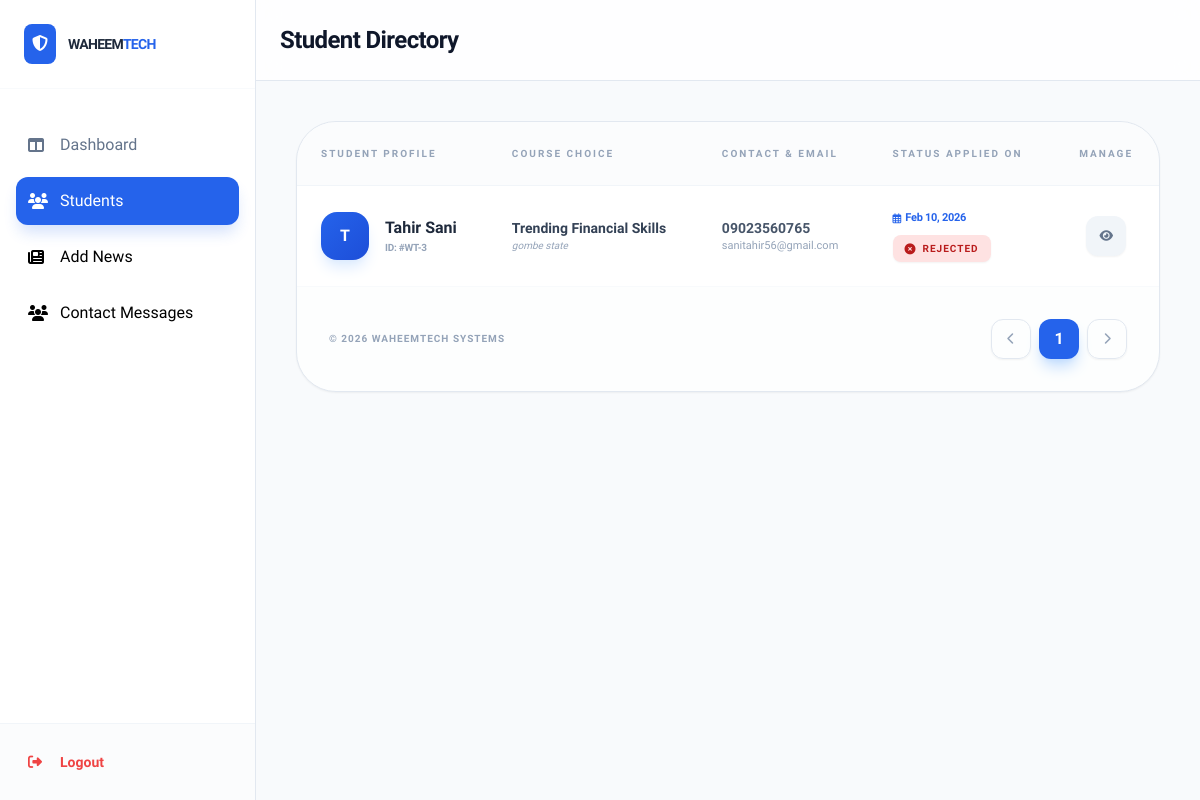
Page /admin/students.php (signed in) on the earlier database version.
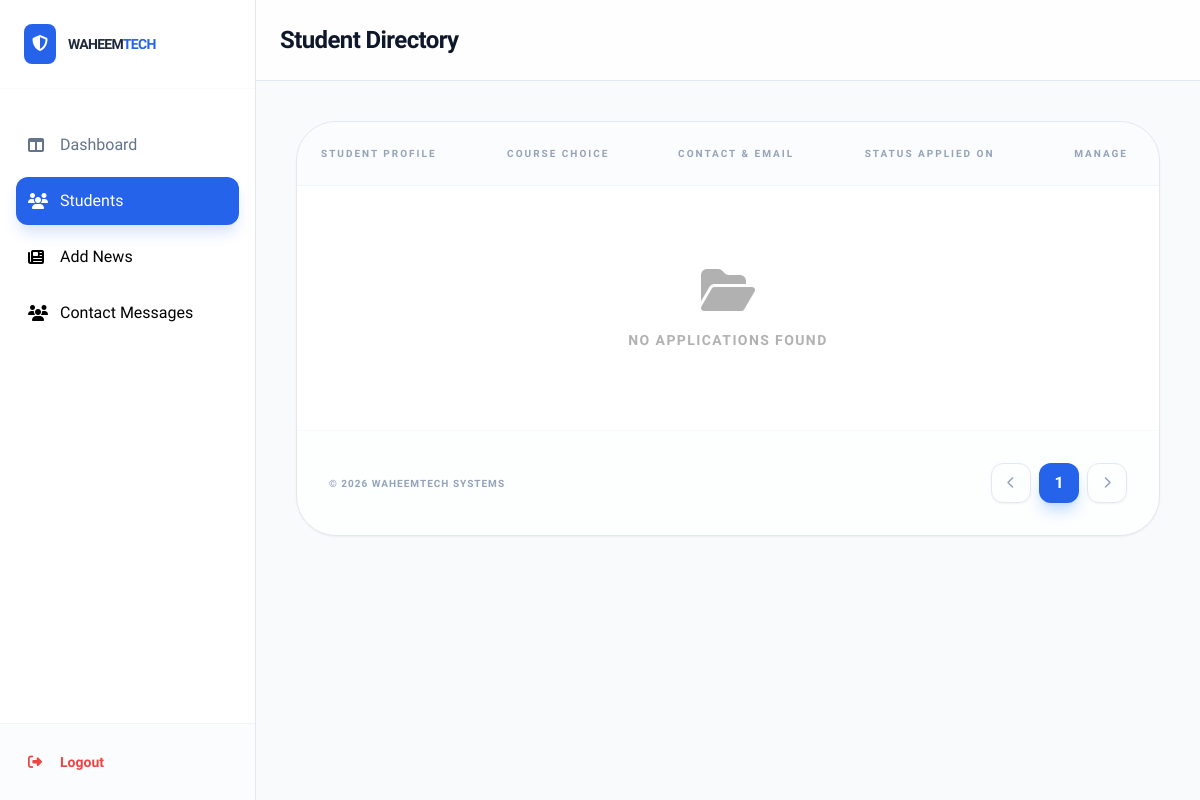
Same page on the later database version.
### tables this page shows
CREATE TABLE `free_class_applications` (
  `id` int(11) NOT NULL,
  `fullname` varchar(100) NOT NULL,
  `email` varchar(100) NOT NULL,
  `phone` varchar(20) DEFAULT NULL,
  `course` varchar(100) DEFAULT NULL,
  `location` varchar(100) DEFAULT NULL,
  `dob` date DEFAULT NULL,
  `youtube` varchar(255) DEFAULT NULL,
  `tiktok` varchar(255) DEFAULT NULL,
  `instagram` varchar(255) DEFAULT NULL,
  `twitter` varchar(255) DEFAULT NULL,
  `telegram` varchar(255) DEFAULT NULL,
  `whatsapp` varchar(255) DEFAULT NULL,
  `status` varchar(20) NOT NULL DEFAULT 'Pending',
  `created_at` timestamp NOT NULL DEFAULT current_timestamp()
);

### admin/students.php (the view, shortened to what this page needs)
<?php
include '../connection/connect.php';
$query = "SELECT * FROM `free_class_applications` ORDER BY id DESC";
$result = $conn->query($query);
?>
<!DOCTYPE html>
<html lang="en">
<head>
  <script src="https://cdn.tailwindcss.com"></script>
  <link rel="stylesheet" href="https://cdnjs.cloudflare.com/ajax/libs/font-awesome/6.4.0/css/all.min.css">
</head>
<body class="overflow-x-hidden">
  <div class="flex min-h-screen">
    <aside class="w-64 bg-white border-r border-slate-200 hidden lg:flex flex-col sticky top-0 h-screen">
      <div class="p-6 border-b border-slate-50 flex items-center gap-3">
        <div class="bg-blue-600 p-2 rounded-lg text-white">
          <i class="fas fa-shield-halved"></i>
        </div>
        <span class="font-black text-slate-800 tracking-tighter uppercase text-sm">Waheem<span class="text-blue-600">Tech</span></span>
      </div>
      <nav class="flex-1 p-4 space-y-2 mt-4">
        <a href="dashboard.php"
          class="sidebar-link flex items-center gap-3 p-3 rounded-xl text-slate-500 hover:bg-slate-50 transition font-medium">
          <i class="fas fa-columns w-5"></i> Dashboard
        </a>
        <a href="students.php" class="sidebar-link active  flex items-center gap-3 p-3 rounded-xl transition font-medium">
          <i class="fas fa-users w-5"></i> Students
        </a>
        <a href="add_news.php" class="sidebar-link  flex items-center gap-3 p-3 rounded-xl transition font-medium">
          <i class="fas fa-newspaper w-5"></i>Add News
        </a>
        <a href="contact_message.php"
          class="sidebar-link  flex items-center gap-3 p-3 rounded-xl transition font-medium">
          <i class="fas fa-users w-5"></i> Contact Messages
        </a>
      </nav>
      <div class="p-4 border-t border-slate-100 bg-slate-50/50">
        <a href="../logout.php" class="flex items-center gap-3 p-3 rounded-xl text-red-500 hover:bg-red-50 transition font-bold text-sm">
          <i class="fas fa-sign-out-alt w-5"></i> Logout
        </a>
      </div>
    </aside>
    <main class="flex-1">
        <header class="glass-header border-b border-slate-200 p-6 sticky top-0 z-30">
            <div class="max-w-7xl mx-auto flex flex-col md:flex-row md:items-center justify-between gap-4">
                <div>
                    <h2 class="text-2xl font-black text-slate-900 tracking-tight">Student Directory</h2>
                </div>
            </div>
        </header>
        <div class="p-6 lg:p-10 space-y-6">
            <div class="bg-white rounded-[2.5rem] border border-slate-200 shadow-sm overflow-hidden">
                <div class="overflow-x-auto">
                    <table class="w-full text-left">
                        <thead>
                            <tr class="bg-slate-50/50 border-b border-slate-100">
                                <th class="p-6 text-[10px] font-black text-slate-400 uppercase tracking-[0.2em]">Student Profile</th>
                                <th class="p-6 text-[10px] font-black text-slate-400 uppercase tracking-[0.2em]">Course Choice</th>
                                <th class="p-6 text-[10px] font-black text-slate-400 uppercase tracking-[0.2em]">Contact & Email</th>
                                <th class="p-6 text-[10px] font-black text-slate-400 uppercase tracking-[0.2em]">Status Applied On</th>
                                <th class="p-6 text-[10px] font-black text-slate-400 uppercase tracking-[0.2em] text-center">Manage</th>
                            </tr>
                        </thead>
                        <tbody class="divide-y divide-slate-100">
                            <?php
                            if ($result->num_rows > 0):
                                while($row = $result->fetch_assoc()):
                            ?>
                                <tr class="group hover:bg-blue-50/40 transition-all">
                                    <td class="p-6">
                                        <div class="flex items-center gap-4">
                                            <div class="w-12 h-12 rounded-2xl bg-gradient-to-br from-blue-600 to-blue-700 flex items-center justify-center text-white font-bold shadow-lg shadow-blue-100 uppercase">
                                                <?= substr($row['fullname'], 0, 1); ?>
                                            </div>
                                            <div>
                                                <p class="font-bold text-slate-800 group-hover:text-blue-600 transition"><?= $row['fullname']; ?></p>
                                                <p class="text-[10px] text-slate-400 font-bold uppercase tracking-tight">ID: #WT-<?= $row['id']; ?></p>
                                            </div>
                                        </div>
                                    </td>
                                    <td class="p-6">
                                        <p class="text-sm font-bold text-slate-700"><?= $row['course']; ?></p>
                                        <p class="text-[10px] text-slate-400 font-medium italic"><?= $row['location']; ?></p>
                                    </td>
                                    <td class="p-6">
                                        <div class="flex flex-col">
                                            <span class="text-sm font-semibold text-slate-600"><?= $row['phone']; ?></span>
                                            <span class="text-[11px] text-slate-400 font-medium lowercase"><?= $row['email']; ?></span>
                                        </div>
                                    </td>
                                 <td class="p-6">
    <div class="flex items-center gap-1 text-blue-600 mb-2">
        <i class="far fa-calendar-alt text-[10px]"></i>
        <span class="text-[11px] font-bold tracking-tight">
            <?= date('M d, Y', strtotime($row['created_at'])); ?>
        </span>
    </div>
    <?php
        $status = $row['status'];
        $style = "bg-slate-100 text-slate-600";
        $icon = "fa-clock";
        if ($status == 'Approved') {
            $style = "bg-green-100 text-green-700";
            $icon = "fa-check-circle";
        } elseif ($status == 'Rejected') {
            $style = "bg-red-100 text-red-700";
            $icon = "fa-times-circle";
        } elseif ($status == 'Pending') {
            $style = "bg-amber-100 text-amber-700";
            $icon = "fa-hourglass-half";
        }
    ?>
    <span class="px-3 py-1.5 <?= $style ?> rounded-lg text-[10px] font-black uppercase tracking-widest flex items-center w-fit gap-1.5 shadow-sm">
        <i class="fas <?= $icon ?> text-[11px]"></i>
        <?= $status; ?>
    </span>
</td>
                                    <td class="p-6 text-center">
                                        <div class="flex justify-center gap-2">
                                         <a href="view-student.php?id=<?= $row['id']; ?>" title="View Full Details" class="w-10 h-10 flex items-center justify-center bg-slate-100 text-slate-500 rounded-xl hover:bg-blue-600 hover:text-white transition shadow-sm">
    <i class="fas fa-eye text-xs"></i>
</a>
                                        </div>
                                    </td>
                                </tr>
                            <?php
                                endwhile;
                            else:
                            ?>
                                <tr>
                                    <td colspan="5" class="p-20 text-center">
                                        <div class="flex flex-col items-center justify-center opacity-30">
                                            <i class="fas fa-folder-open text-5xl mb-4"></i>
                                            <p class="font-bold uppercase tracking-widest text-sm">No Applications Found</p>
                                        </div>
                                    </td>
                                </tr>
                            <?php endif; ?>
                        </tbody>
                    </table>
                </div>
                <div class="p-8 border-t border-slate-50 flex items-center justify-between bg-slate-50/30">
                    <p class="text-[10px] font-black text-slate-400 uppercase tracking-widest">&copy; 2026 WaheemTech Systems</p>
                    <div class="flex gap-2">
                        <button class="w-10 h-10 flex items-center justify-center border border-slate-200 rounded-xl text-slate-400 hover:bg-white transition shadow-sm cursor-not-allowed"><i class="fas fa-chevron-left text-xs"></i></button>
                        <button class="w-10 h-10 flex items-center justify-center bg-blue-600 text-white rounded-xl font-bold shadow-lg shadow-blue-200 transition">1</button>
                        <button class="w-10 h-10 flex items-center justify-center border border-slate-200 rounded-xl text-slate-400 hover:bg-white transition shadow-sm"><i class="fas fa-chevron-right text-xs"></i></button>
                    </div>
                </div>
            </div>
        </div>
    </main>
  </div>
</body>
</html>

### admin/students.php (style rules this page uses)
body { font-family: 'Plus Jakarta Sans', sans-serif; background-color: #f8fafc; }
.sidebar-link.active { background: #2563eb; color: white; box-shadow: 0 10px 15px -3px rgba(37, 99, 235, 0.2); }
.glass-header { background: rgba(255, 255, 255, 0.8); backdrop-filter: blur(12px); }

Differences in the rows shown:
removed free_class_applications: fullname "T", fullname "Tahir Sani", id "3", course "Trending Financial Skills", location "gombe state", phone "09023560765", email "sanitahir56@gmail.com", created_at "Feb 10, 2026", status "REJECTED"
Other differences:
text now shown: "NO APPLICATIONS FOUND"
